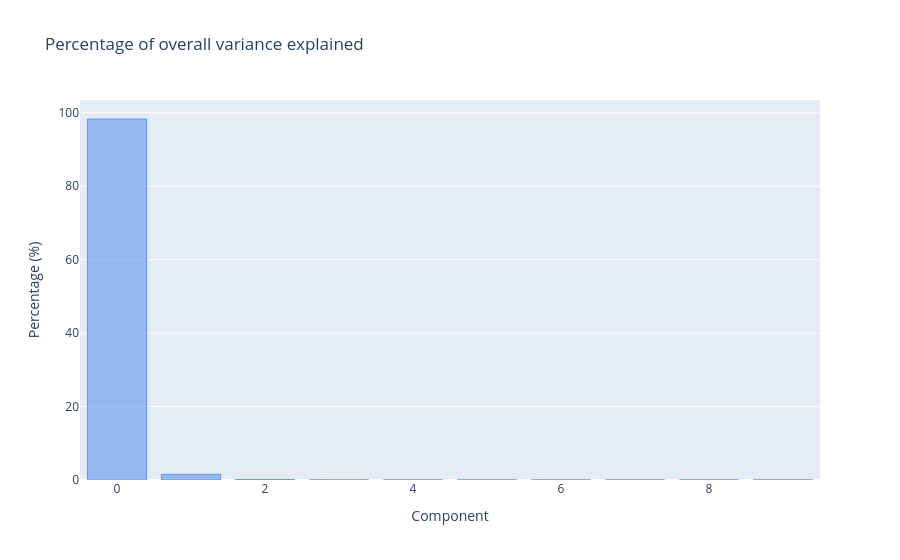

The cell this chart's notebook holds for it:
### Code cell
(df_eigval['Explained proportion'][:10] * 100).iplot(
    kind='bar',
    color='cornflowerblue',
    layout=dict(
        title='Percentage of overall variance explained',
        xaxis=dict(
            title=dict(text='Component') 
        ),
        yaxis=dict(
            title=dict(text='Percentage (%)') 
        )
    )
)

### Figure 1 — Plotly figure (JSON) as saved in the notebook; plotly's stock layout.template omitted (floating-point values rounded to 4 significant figures)
{"data": [{"marker": {"color": "rgba(100, 149, 237, 0.6)", "line": {"color": "rgba(100, 149, 237, 1.0)", "width": 1}}, "name": "Explained proportion", "orientation": "v", "text": "", "type": "bar", "x": [0, 1, 2, 3, 4, 5, 6, 7, 8, 9], "y": [98.3, 1.549, 0.1244, 0.01749, 0.004028, 0.0005138, 4.3e-05, 6.046e-06, 4.674e-07, 7.439e-08]}], "layout": {"title": {"text": "Percentage of overall variance explained"}, "xaxis": {"title": {"text": "Component"}}, "yaxis": {"title": {"text": "Percentage (%)"}}}}
